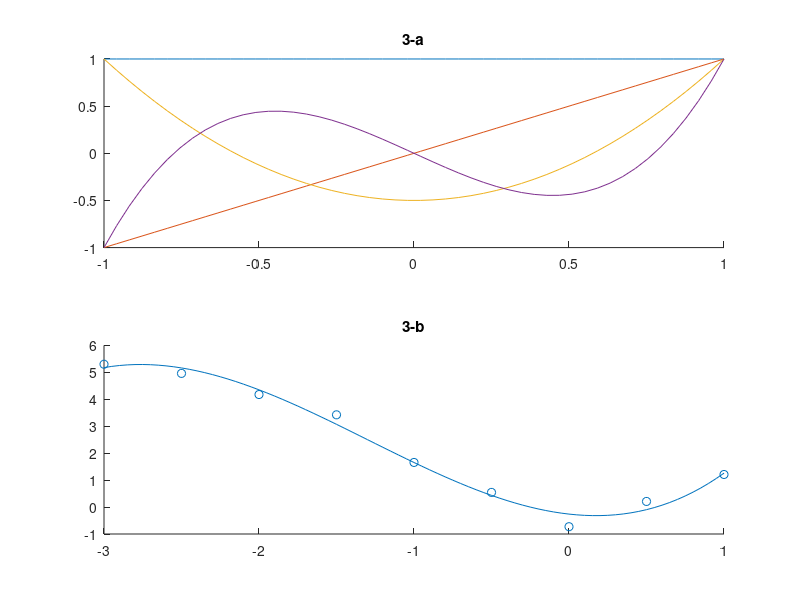

Recreate this plot in MATLAB.
clearvars -except list ind HWans

x3 = [-3.0 -2.5 -2.0 -1.5 -1.0 -0.5 0.0 0.5 1.0];
y3 = [5.3004 4.9607 4.1761 3.4234 1.6559 0.5440 -0.7291 0.2084 1.2088];
n3 = length(x3);

% a : legendre polynomial

x31 = linspace(-1,1,50);
y310 = ones(1,50);
y311 = x31;
y312 = (3*x31.^2-1)/2;
y313 = (5*x31.^3-3*x31)/2;

% b : 

A32 = zeros(n3,4);

for i=1:n3
    A32(i,1)=1;
    A32(i,2)=x3(i);
    A32(i,3)=(3*x3(i)^2-1)/2;
    A32(i,4)=(5*x3(i)^3-3*x3(i))/2;
end

C=linsolve(A32.'*A32,A32.'*y3.');

n32=10*n3-9;
x32=zeros(1,n32);
for i=1:n3-1
    x32(10*i-9:10*i+1)=linspace(x3(i),x3(i+1),11);
end

y32=C(1)+C(2)*x32+C(3)*((3*x32.^2-1)/2)+C(4)*((5*x32.^3-3*x32)/2);

% c



%plot

f3=figure('Name','Figure : 3','NumberTitle','off');
figure(f3);


subplot (2,1,1);
hold on
plot(x31,y310)
plot(x31,y311)
plot(x31,y312)
plot(x31,y313)
hold off
title('3-a')

subplot (2,1,2);
scatter(x3,y3)
hold on
plot(x32,y32)
hold off
title('3-b')